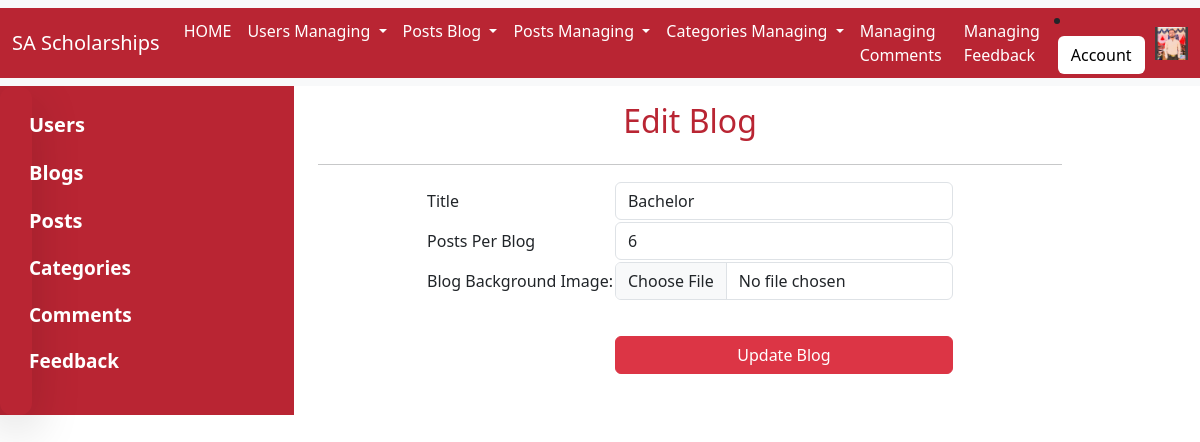
The page /admin/edit-blog.php?action=blog_edit&blog_id=1 (signed in) on the database its author committed.
### tables this page shows
CREATE TABLE `user` (
  `user_id` int(11) NOT NULL AUTO_INCREMENT,
  `role_id` int(11) DEFAULT NULL,
  `first_name` varchar(50) NOT NULL,
  `last_name` varchar(50) NOT NULL,
  `email` varchar(50) DEFAULT NULL,
  `password` text NOT NULL,
  `gender` enum('Male','Female') DEFAULT NULL,
  `date_of_birth` date DEFAULT NULL,
  `user_image` text DEFAULT NULL,
  `address` text DEFAULT NULL,
  `is_approved` enum('Pending','Approved','Rejected') DEFAULT 'Pending',
  `is_active` enum('Active','InActive') DEFAULT NULL,
  `created_at` varchar(200) DEFAULT NULL,
  `updated_at` varchar(200) DEFAULT 'current_timestamp()',
  PRIMARY KEY (`user_id`),
  KEY `role_id` (`role_id`),
  CONSTRAINT `user_ibfk_1` FOREIGN KEY (`role_id`) REFERENCES `role` (`role_id`) ON DELETE CASCADE ON UPDATE CASCADE
);

CREATE TABLE `blog` (
  `blog_id` int(11) NOT NULL AUTO_INCREMENT,
  `user_id` int(11) DEFAULT NULL,
  `blog_title` varchar(200) DEFAULT NULL,
  `post_per_page` int(11) DEFAULT NULL,
  `blog_background_image` text DEFAULT NULL,
  `blog_status` enum('Active','InActive') DEFAULT NULL,
  `created_at` timestamp NOT NULL DEFAULT current_timestamp() ON UPDATE current_timestamp(),
  `updated_at` timestamp NULL DEFAULT NULL,
  PRIMARY KEY (`blog_id`),
  KEY `user_id` (`user_id`),
  CONSTRAINT `blog_ibfk_1` FOREIGN KEY (`user_id`) REFERENCES `user` (`user_id`) ON DELETE CASCADE ON UPDATE CASCADE
);

### admin/session.php (called while the page is built, shortened)
<?php
	require_once '../connection/connection.php';
				if (isset($_SESSION['session_user_id'])) {
					$query_login_user = "SELECT * FROM USER WHERE user_id='".$_SESSION['session_user_id']."'";
					$res_of_cheack_user = mysqli_query($connection, $query_login_user);
					if($res_of_cheack_user->num_rows>0){
					$login_user_data = mysqli_fetch_assoc($res_of_cheack_user);
					}
				}
 ?>

### admin/edit-blog.php (the view, shortened to what this page needs)
<?php
	require_once 'session.php';
		if (isset($_REQUEST['blog_id'])) {
			$query_of_blog_get="SELECT * FROM Blog WHERE blog_id=".$_REQUEST['blog_id'];
			$result_blog= mysqli_query($connection, $query_of_blog_get);
			if ($result_blog->num_rows>0) {
				$blog_data = mysqli_fetch_assoc($result_blog);
				extract($blog_data);
			}
		}
 ?>
<!DOCTYPE html>
<html>
<head>
	<link rel="stylesheet" href="../bootstrap/css/bootstrap.min.css">
</head>
<body>
					<div class="col-12 sticky-top" id="navbar">
	      			<?php include_once("navbar.php");  ?>
					</div>
		   		 <div class="row">
		   	<div class="col-3" style="background-color: #B92533; ">
		   		<div class="col-lg-1">
			 		<?php include_once("sidebar/index.php"); ?>
			 	</div>
		   	</div>
				<div class="col-lg-8">
						<div class="row container-fluid mt-3">
						    <h2 class="text-center" style="color: #B92533;">Edit Blog</h2>
		      					<center>
		      						<form action="add-blog-process.php" method="POST"  enctype="multipart/form-data">
		      					<table>
									<hr>
		      							<tr>
											<td><label>Title</label></td>
											<td> <input type="text" class="form-control w-100" name="blog_title" value="<?php echo $blog_title ?>"></td>
										</tr>
										<tr>
											<td><label>Posts Per Blog</label></td>
											<td>
												<input type="number" class="form-control w-80" cols="100" rows="10" name="posts_per_blog" value="<?php echo $post_per_page ?>">
											</td>
										</tr>
										<tr>
											<td>
											<label for="blog_background_image">Blog Background Image:</label>
											</td>
											<td>
											  <input type="file" class="form-control w-100" name="blog_background_image">
											</td>
										</tr>
										<tr>
											<td>
											</td>
											<td>
												<div>
												<a><input type="submit"  class="btn btn-danger w-100 " style="margin-top:10%;" name="update_blog" value="Update Blog" /></a>
											</div>
											</td>
										</tr>
								</table>
							</form>
							</center>
						</div>
				</div>
		</div>
</body>
</html>

### admin/navbar.php (shortened to what this page needs)
  			<nav class="navbar navbar-expand-lg bg-body-tertiary " >
  <div class="container-fluid" id="navbar">
    <a class="navbar-brand" href="../index.php">SA Scholarships</a>
    <div class="collapse navbar-collapse" id="navbarSupportedContent">
      <ul class="navbar-nav me-auto mb-2 mb-lg-0">
        <li class="nav-item">
          <a class="nav-link active" aria-current="page"id="navbar_tabs" href="index.php">HOME</a>
        </li>
        <li class="nav-item dropdown">
          <a class="nav-link dropdown-toggle" href="#" role="button" data-bs-toggle="dropdown" aria-expanded="false">
            Users Managing
          </a>
        </li>
        <li class="nav-item dropdown">
          <a class="nav-link dropdown-toggle" href="#" role="button" data-bs-toggle="dropdown" aria-expanded="false">
            Posts Blog
          </a>
        </li>
        <li class="nav-item dropdown">
          <a class="nav-link dropdown-toggle" href="#" role="button" data-bs-toggle="dropdown" aria-expanded="false">
            Posts Managing
          </a>
        </li>
         <li class="nav-item dropdown">
          <a class="nav-link dropdown-toggle" href="#" role="button" data-bs-toggle="dropdown" aria-expanded="false">
            Categories Managing
          </a>
        </li>
        <li class="nav-item">
          <a class="nav-link" href="view-all-comments.php">Managing Comments</a>
        </li>
         <li class="nav-item">
          <a class="nav-link" href="view-all-feedback.php">Managing Feedback</a>
        </li>
      </ul>
			<li class="nav-item dropdown">
	          <a class="btn m-1" role="button" data-bs-toggle="dropdown" aria-expanded="false" style="background-color: white; color: black; ">Account</a>
	        </li>
	        <img class="" src=" <?php echo "../".$login_user_data['user_image']; ?>" style="width: 33px; height: 33px;">
    </div>
  </div>
</nav>

### admin/edit-blog.php (style rules this page uses)
.navbar-brand, .nav-link { color: white; }
#navbar { background-color: #B92533; }
#navbar_tabs { color: white; }

### rows shown on the page
user: user_image (picture)
blog: blog_title "Bachelor", posts_per_blog "6"
